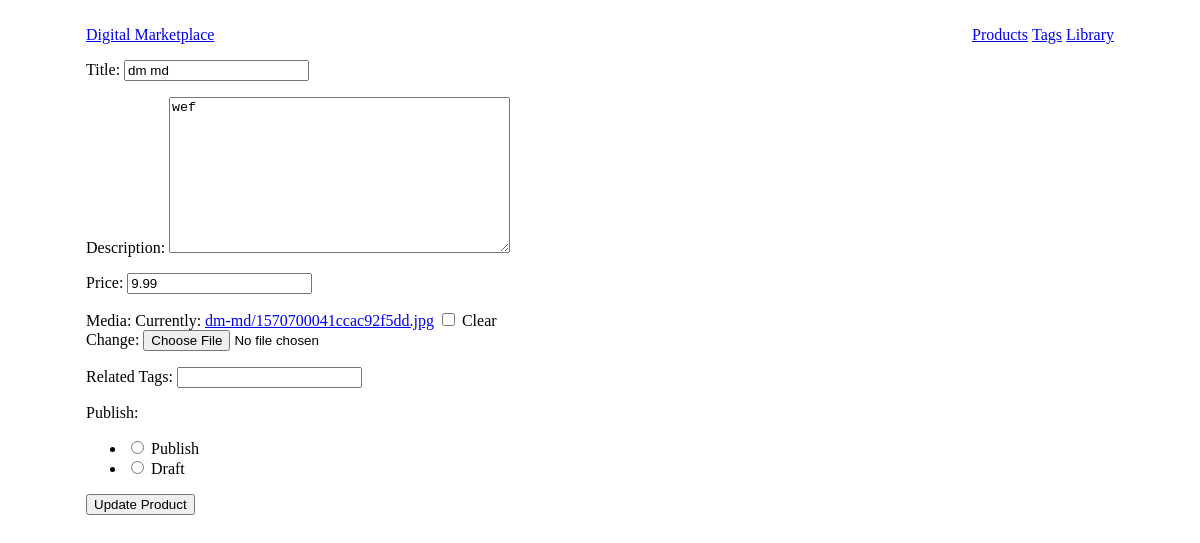
The page /products/23/edit on the database its author committed.
### products/models.py (models this page shows, shortened)
class Product(models.Model):
    seller = models.ForeignKey(SellerAccount)
    media = models.ImageField(blank=True,
        null=True,
        upload_to=download_media_location,
        storage=FileSystemStorage(location=settings.PROTECTED_ROOT))
    title = models.CharField(max_length=30)
    slug = models.SlugField(blank=True, unique=True) #unique=True
    description = models.TextField()
    price = models.DecimalField(max_digits=100, decimal_places=2, default=9.99, blank=True) #100.0
    sale_active = models.BooleanField(default=False)
    sale_price = models.DecimalField(max_digits=100,decimal_places=2,default=6.99, null=True, blank=True) #100.0
    """
    get thumbnails, instance.thumbnail_set.all()
    """

### products/views.py (the view, shortened to what this page needs)
# urls.py: url(r'^(?P<pk>\d+)/edit$', ProductUpdateView.as_view(), name='update'),
class ProductUpdateView(SubmitBtnMixin, MultiSlugMixin, UpdateView):
    model = Product
    template_name = "form.html"
    form_class = ProductModelForm
    submit_btn = "Update Product"
    def get_initial(self):
        initial = super(ProductUpdateView,self).get_initial()
        print initial
        tags = self.get_object().tag_set.all()
        initial["tags"] = ", ".join([x.title for x in tags])
        """
            tag_list = []
            for x in tags:
                tag_list.append(x.title)
        """
        return initial

### products/forms.py (shortened to what this page needs)
class ProductModelForm(forms.ModelForm):
    tags = forms.CharField(label = "Related Tags", required=False)
    publish = forms.ChoiceField(widget=forms.RadioSelect,choices=PUBLISH_CHOICES, required=False)
    class Meta:
        model = Product
        fields = [
            "title",
            "description",
            "price",
            "media"
        ]
        widgets = {
            "description" : forms.Textarea(
                attrs={
                    "placeholder": "New description"
                }
            ),
            "title" : forms.TextInput(
                attrs={
                    "placeholder" : "Title"
                }
            )
        }

### digitalmarket/mixins.py (called while the page is built)
    def get_object(self, *args, **kwargs):
        slug = self.kwargs.get("slug")
        ModelClass = self.model
        if slug is not None:
            try:
                obj = get_object_or_404(ModelClass , slug=slug)
            except Product.MultipleObjectsReturned:
                obj = ModelClass.objects.filter(slug=slug).order_by("-title").first()
        else:
            obj = super(MultiSlugMixin, self).get_object(*args, **kwargs)
        return obj

    def get_context_data(self, *args, **kwargs):
        context = super(SubmitBtnMixin, self).get_context_data(*args, **kwargs)
        context["submit_btn"] = self.submit_btn
        return context

### tags/models.py (called while the page is built)
    def get_queryset(self):
        return TagQuerySet(self.model, using=self._db)

    def all(self, *args, **kwargs):
        return super(TagManager, self).all(*args, **kwargs).filter(active=True)

### templates/form.html
{% extends "base.html" %}
{% block content %}
{% include "form_include.html" with form=form submit_btn=submit_btn %}
{% endblock content %}

### templates/form_include.html (shortened to what this page needs)
<form method="POST" action="" enctype="multipart/form-data">
{{ form.as_p }}
<input type="submit" value="{% if submit_btn %}{{ submit_btn }}{% else %}Submit{% endif %}" />
</form>

### rows shown on the page
Product: title "dm md", description "wef", price "9.99"
